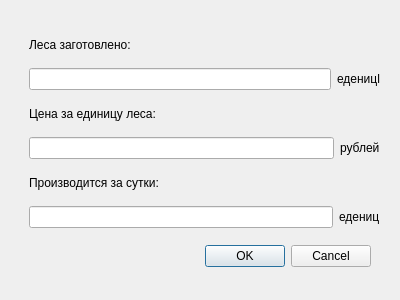
<?xml version="1.0" encoding="UTF-8"?>
<ui version="4.0">
 <class>DialogDelyana</class>
 <widget class="QDialog" name="DialogDelyana">
  <property name="geometry">
   <rect>
    <x>0</x>
    <y>0</y>
    <width>400</width>
    <height>300</height>
   </rect>
  </property>
  <property name="windowTitle">
   <string>Добавление деляны</string>
  </property>
  <widget class="QDialogButtonBox" name="buttonBox">
   <property name="geometry">
    <rect>
     <x>30</x>
     <y>240</y>
     <width>341</width>
     <height>32</height>
    </rect>
   </property>
   <property name="orientation">
    <enum>Qt::Horizontal</enum>
   </property>
   <property name="standardButtons">
    <set>QDialogButtonBox::Cancel|QDialogButtonBox::Ok</set>
   </property>
  </widget>
  <widget class="QWidget" name="verticalLayoutWidget">
   <property name="geometry">
    <rect>
     <x>29</x>
     <y>30</y>
     <width>351</width>
     <height>201</height>
    </rect>
   </property>
   <layout class="QVBoxLayout" name="verticalLayout">
    <item>
     <widget class="QLabel" name="label">
      <property name="text">
       <string>Леса заготовлено:</string>
      </property>
     </widget>
    </item>
    <item>
     <layout class="QHBoxLayout" name="horizontalLayout_5">
      <item>
       <widget class="QLineEdit" name="currentLineEdit"/>
      </item>
      <item>
       <widget class="QLabel" name="label_2">
        <property name="text">
         <string>еденицl</string>
        </property>
       </widget>
      </item>
     </layout>
    </item>
    <item>
     <widget class="QLabel" name="label_3">
      <property name="text">
       <string>Цена за единицу леса:</string>
      </property>
     </widget>
    </item>
    <item>
     <layout class="QHBoxLayout" name="horizontalLayout_7">
      <item>
       <widget class="QLineEdit" name="priceLineEdit"/>
      </item>
      <item>
       <widget class="QLabel" name="label_5">
        <property name="text">
         <string>рублей</string>
        </property>
       </widget>
      </item>
     </layout>
    </item>
    <item>
     <widget class="QLabel" name="label_6">
      <property name="text">
       <string>Производится за сутки:</string>
      </property>
     </widget>
    </item>
    <item>
     <layout class="QHBoxLayout" name="horizontalLayout_8">
      <item>
       <widget class="QLineEdit" name="cpdLineEdit"/>
      </item>
      <item>
       <widget class="QLabel" name="label_7">
        <property name="text">
         <string>едениц</string>
        </property>
       </widget>
      </item>
     </layout>
    </item>
   </layout>
  </widget>
 </widget>
 <resources/>
 <connections>
  <connection>
   <sender>buttonBox</sender>
   <signal>accepted()</signal>
   <receiver>DialogDelyana</receiver>
   <slot>accept()</slot>
   <hints>
    <hint type="sourcelabel">
     <x>248</x>
     <y>254</y>
    </hint>
    <hint type="destinationlabel">
     <x>157</x>
     <y>274</y>
    </hint>
   </hints>
  </connection>
  <connection>
   <sender>buttonBox</sender>
   <signal>rejected()</signal>
   <receiver>DialogDelyana</receiver>
   <slot>reject()</slot>
   <hints>
    <hint type="sourcelabel">
     <x>316</x>
     <y>260</y>
    </hint>
    <hint type="destinationlabel">
     <x>286</x>
     <y>274</y>
    </hint>
   </hints>
  </connection>
 </connections>
</ui>
